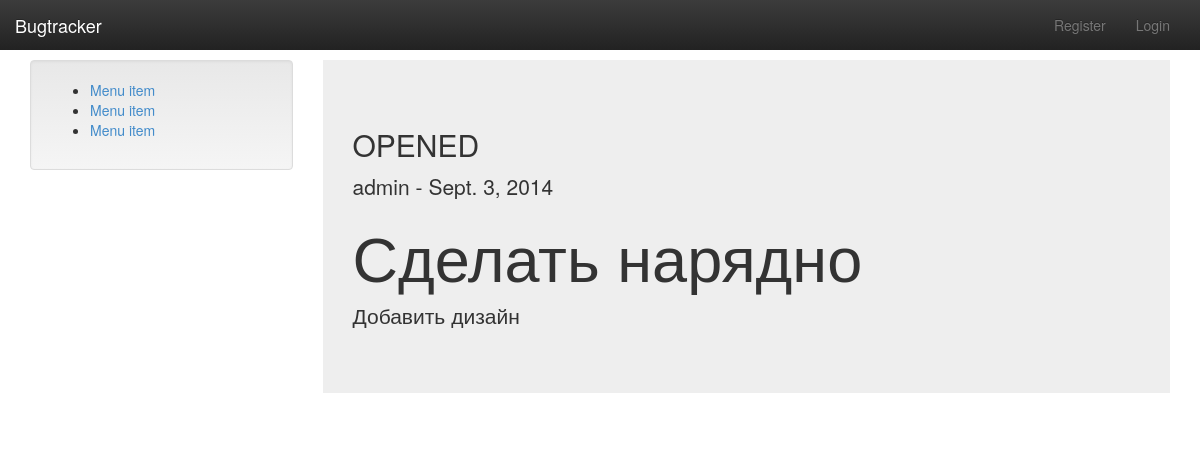
Before: /bugs/7/ with the older database file.
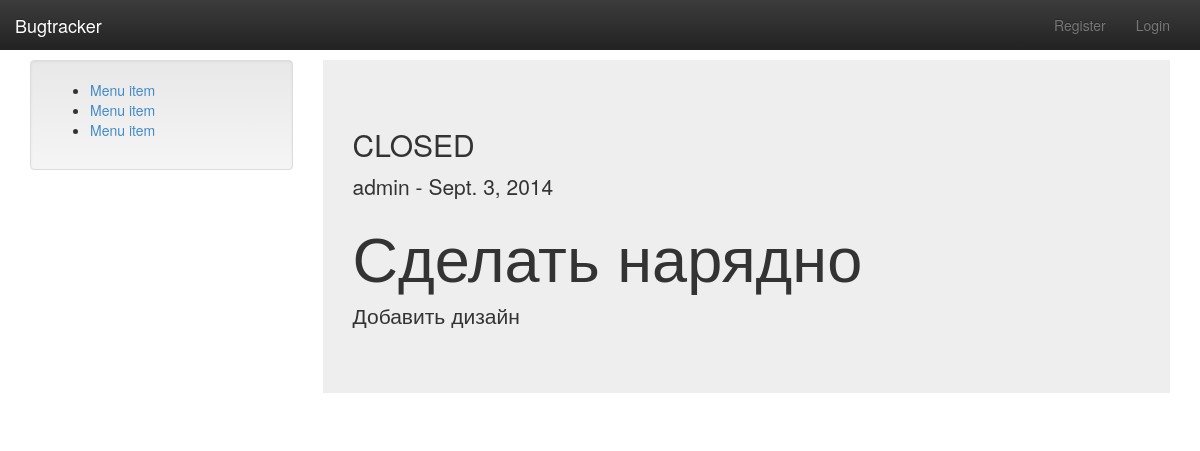
After: the same page with the newer database file.
### bugtracker/models.py (models this page shows, shortened)
class Ticket(models.Model):
    title = models.CharField(max_length=128)
    text = models.TextField()
    created = models.DateTimeField(auto_now=True)
    closed = models.BooleanField(default=False)
    user = models.ForeignKey(User,)

### bugtracker/views.py (the view)
# urls.py: url(r'^(?P<pk>[0-9]+)/$', BugDetailView.as_view(), name='detail'),
class BugDetailView(DetailView):
    model = Ticket
    template_name = 'detail.html'

### templates/detail.html (shortened to what this page needs)
{% extends 'base.html' %}
{% block content_block %}
    <div class="jumbotron">
        <h2>{{ object.closed|yesno:"CLOSED, OPENED" }}</h2>
        <p>{{ object.user }} - {{ object.created|date }}</p>
        <h1>{{ object.title }}</h1>
        <p>{{ object.text }}</p>
    </div>
{% endblock %}

Changed rows visible on the page:
changed Ticket "Сделать нарядно": closed "OPENED" → "CLOSED"
